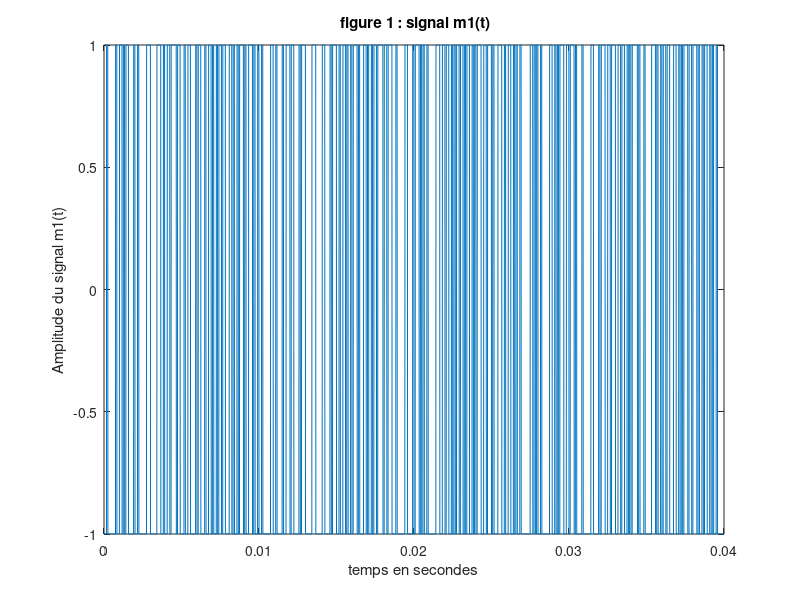
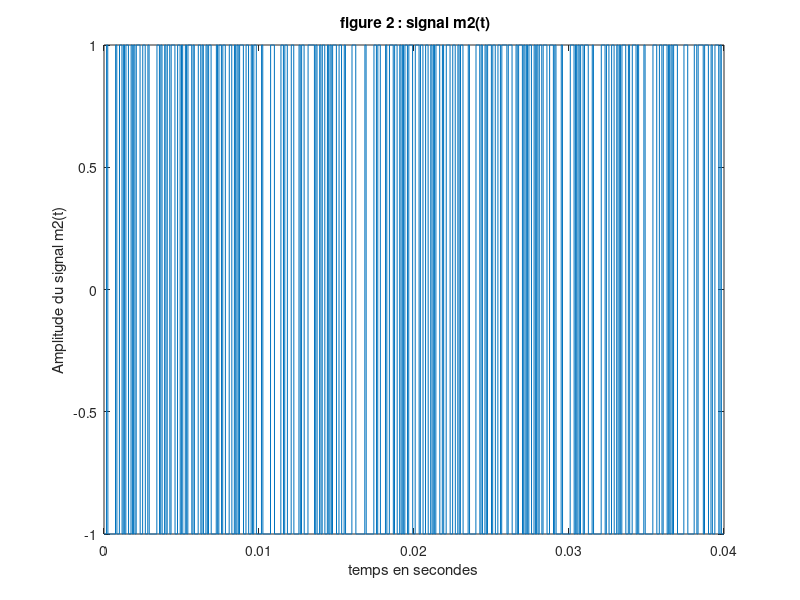
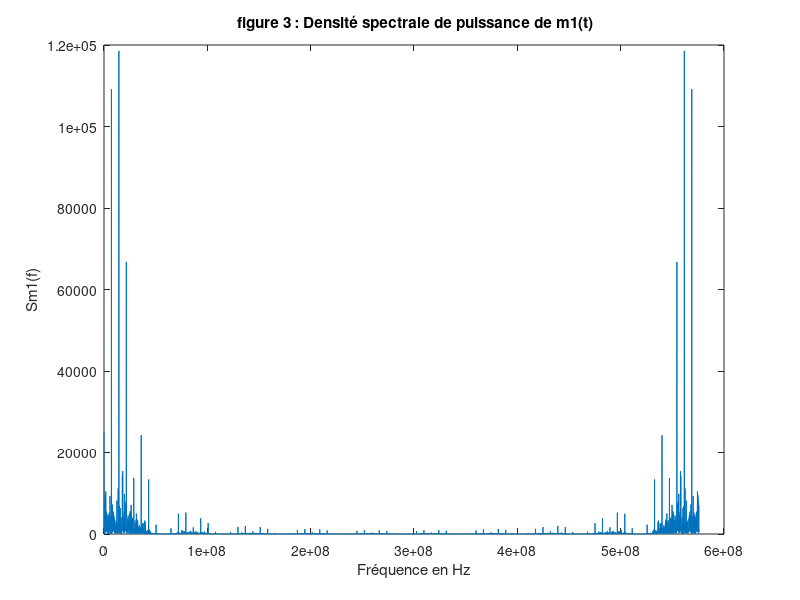
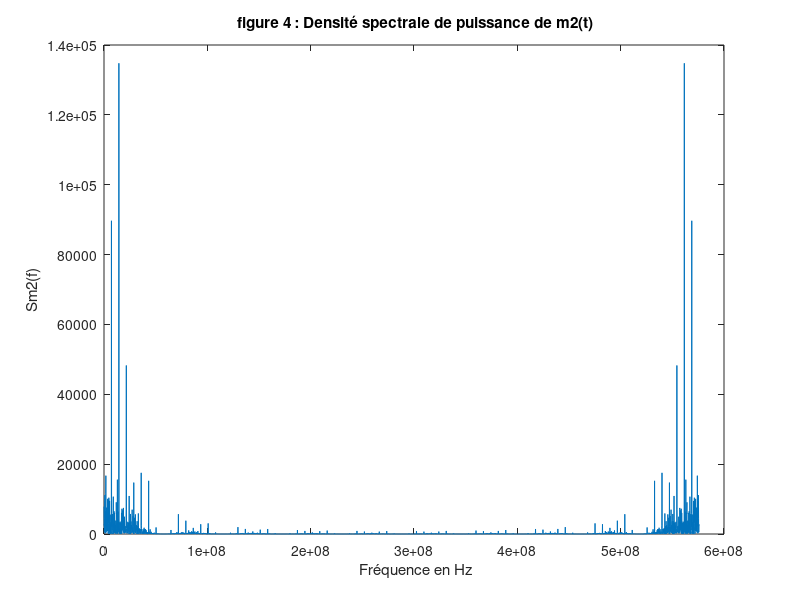

Source code (MATLAB) for these figures, in order: (Note: this script raises an error after producing the figures.)
clear;
close all;
load('donnees1.mat')
load('donnees2.mat')
fp1 = 0;
fp2 = 46000;
T = 40e-3;
Fe = 120000;
Te = 1/Fe;
Ns = (1/Te)*(T/length(bits_utilisateur1));
Ts = Ns*Te;

% Génération des signaux m1(t) et m2(t)

m1 = kron(2*bits_utilisateur1 - 1, ones(1,Ns));
m2 = kron(2*bits_utilisateur2 - 1, ones(1,Ns));

% Tracé de m1(t) et m2(t)

plot((0:Te:(length(m1)-1)*Te),m1)
xlabel("temps en secondes");
ylabel("Amplitude du signal m1(t)");
title(" figure 1 : signal m1(t)")

figure;
plot((0:Te:(length(m2)-1)*Te),m2)
xlabel("temps en secondes");
ylabel("Amplitude du signal m2(t)");
title(" figure 2 : signal m2(t)")

% Densités spectrales de puissance des signaux m1(t) et m2(t)
 
Sm1 = (1/Ns)*abs(fft(m1)).^2;
Sm2 = (1/Ns)*abs(fft(m2)).^2;

% Tracé des densités spectrales de puissance
figure
plot((0:Fe:(length(fft(m1))-1)*Fe),Sm1);
xlabel("Fréquence en Hz")
ylabel("Sm1(f)")
title(" figure 3 : Densité spectrale de puissance de m1(t)")

figure
plot((0:Fe:(length(fft(m2))-1)*Fe),Sm2);
xlabel(" Fréquence en Hz")
ylabel("Sm2(f)")
title(" figure 4 : Densité spectrale de puissance de m2(t)")

% Géneration d'un signal comportant 5 slots de durée T = 40 ms

signal_m1 = [zeros(1,length(m1)),m1,zeros(1,3*length(m1))];
signal_m2 = [zeros(1,4*length(m2)),m2];
signal = signal_m1 + signal_m2;

% Tracé de ce signal

figure
plot((0:Te:(length(signal)-1)*Te),signal)
xlabel(" temps en secondes")
ylabel("signal résultant")
title('figure 5 : signal résultant')

% Construction du signal MF-TDMA

phi = 2*pi*rand;
x1 = signal_m1;
x2 = signal_m2.*cos(2*pi*fp2*(0:Te:(length(signal)-1)*Te)+phi);
N = randn(1,length(signal));
SNR = 100;
somme = x1 + x2;
Puiss_x = mean(somme.^2);
Puiss_b = Puiss_x*10^(-SNR/10);
signal_MFTDMA = somme + sqrt(Puiss_b)*N;

%Tracé du signal MF-TDMA

figure
plot((0:Te:(length(signal)-1)*Te),signal_MFTDMA)
xlabel(" Temps en secondes")
ylabel("signal MF-TDMA")
title('figure 6 : Tracé du signal MF-TDMA')

% Estimation et tracé de la densité spectrale de puissance du signal MF-TDMA 

S_MF_TDMA = (1/Ns^2)*abs(fft(signal_MFTDMA)).^2;
figure;
plot((-Fe:2*Fe/(length(S_MF_TDMA)-1):Fe),S_MF_TDMA)
xlabel('Fréquence en Hz')
ylabel('Densité spectrale de puissance du signal MF-TDMA')
title(' figure 7 : densité spectrale de puissance du signal MF-TDMA')
 



% Démultiplexage des porteuses

% Synthèse du filtre passe-bas

% Réponse impulsionnelle du filtre passe-bas
N = length(signal_m1);
k = [-N/2 : N/2 - 1]*Te;
h = 2/(Ns*N)*2*fp2*sinc(2*pi*fp2*k);
figure
plot([-N/2 : N/2 - 1],h)
xlabel("temps en secondes")
ylabel('h(t)')
title('figure 8 : réponse impulsionnelle')

% Réponse en fréquence du filtre passe-bas
H = fft(h);
figure;
plot([-N/2 : N/2 - 1]*Fe,abs(fftshift(H)));
xlabel('Fréquence en Hz')
ylabel('réponse en fréquence')
title('figure 9 : La transformé de Fourier de la réponse impulsionnelle')

% Densité spectrale de puissance du signal MF-TDMA reçu et le module de la réponse en fréquences du filtre implanté

figure;
plot(linspace(-Fe/2,Fe/2,length(H)),abs(H))
hold on;
plot(linspace(-Fe/2,Fe/2,length(S_MF_TDMA)),abs(S_MF_TDMA))
xlabel('Fréquence en Hz')
ylabel('réponse en fréquence')
title('figure 10 : Densité spectrale de puissance du signal reçu et la réponse en fréquences du filtre passe-bas')
hold off;

% Synthèse du filtre passe-haut

% Réponse impulsionnelle idéale du filtre passe haut
N2 = length(signal_m2);
dirc = zeros(1,N2);
dirc(N2/2 + 1) = 1;
h_IpH = dirc - h;
H1 = 1 - H;

% Tracé de la réponse impulsionnelle du filtre passe haut

figure
plot(linspace(-N*Te,N*Te,length(h_IpH)),h_IpH)
title(" figure 11 : réponse impulsionnelle idéale du filtre passe haut")
xlabel("temps en secondes")
ylabel("réponse impulsionnelle idéale")

% Tracé de la réponse en fréquence du filtre passe haut

H_IpH = fft(h_IpH);
figure
plot(linspace(-Fe/2,Fe/2,length(H_IpH)),abs(fftshift(H_IpH)))
title(" figure 12 : la réponse en fréquence du filtre passe haut")
xlabel("Fréquence en Hz")
ylabel("Réponse en fréquence")

% Traçage de la densité spectrale de puissance du signal MF-TDMA reçu et du module de la réponse en fréquences du filtre passe haut implanté

figure
plot(linspace(-Fe/2,Fe/2,length(H1)),abs(fftshift(H1)))
hold on;
plot(linspace(-Fe/2,Fe/2,length(S_MF_TDMA)),abs(fftshift(S_MF_TDMA)))
title(" figure 13 : Tracé de la densité spectrale de puissance du signal MF-TDMA et du module de la réponse en fréquences du filtre implanté")
xlabel("fréquence en Hz")
ylabel("Réponse en fréquence")
hold off;

% Filtrage
A = [1];
x1_filtre = filter(h,A,signal_MFTDMA);
figure;
plot(linspace(-1/fp2,1/fp2,length(x1_filtre)),x1_filtre)
xlabel('temps en secondes')
ylabel(' signal x1 obtenu')
title('figure 14 : signal x1_filtre')

x2_filtre = filter(h_IpH,A,signal_MFTDMA);
figure;
plot(linspace(-1/fp2,1/fp2,length(x2_filtre)),x2_filtre)
xlabel('temps en secondes')
ylabel(' signal x2 obtenu')
title('figure 15 : signal x2 filtre')

% Retour en bande de base

% Implantation
x1_retour = x1_filtre;  % fp1 = 0
x2_retour = x2_filtre.*cos(2*pi*fp2*(0:Te:(length(signal)-1)*Te)+phi);


% Détection du slot

X1_1 = x1_retour(1:length(m1));
X1_2 = x1_retour(length(m1) + 1 : 2*length(m1));
X1_3 = x1_retour(2*length(m1) + 1 : 3*length(m1));
X1_4 = x1_retour(3*length(m1) + 1 : 4*length(m1));
X1_5 = x1_retour(4*length(m1) + 1 : end);

X2_1 = x2_retour(1:length(m2));
X2_2 = x2_retour(length(m2) + 1 : 2*length(m2));
X2_3 = x2_retour(2*length(m2) + 1 : 3*length(m2));
X2_4 = x2_retour(3*length(m2) + 1 : 4*length(m2));
X2_5 = x2_retour(4*length(m2) + 1 : end);

% Calcul de l'énergie du signal sur chaque tranche pour les deux utilisateurs

E1_1 = mean(abs(X1_1).^2)*length(X1_1);
E1_2 = mean(abs(X1_2).^2)*length(X1_2);
E1_3 = mean(abs(X1_3).^2)*length(X1_3);
E1_4 = mean(abs(X1_4).^2)*length(X1_4);
E1_5 = mean(abs(X1_5).^2)*length(X1_5);


E2_1 = mean(abs(X2_1).^2)*length(X2_1);
E2_2 = mean(abs(X2_2).^2)*length(X2_2);
E2_3 = mean(abs(X2_3).^2)*length(X2_3);
E2_4 = mean(abs(X2_4).^2)*length(X2_4);
E2_5 = mean(abs(X2_5).^2)*length(X2_5);

% Démodulation bande de base

SignalFiltre_1 = filter(ones(1,Ns),1,X1_2) ;
SignalEchantillonne_1 = SignalFiltre_1(Ns:Ns:end) ;
BitsRecuperes_1 = (sign(SignalEchantillonne_1)+1)/2 ;

MSG1 = bin2str(BitsRecuperes_1)


SignalFiltre_2 = filter(ones(1,Ns),1,X2_5) ;
SignalEchantillonne_2 = SignalFiltre_2(Ns:Ns:end) ;
BitsRecuperes_2 = (sign(SignalEchantillonne_2)+1)/2 ;

MSG2 = bin2str(BitsRecuperes_2)






